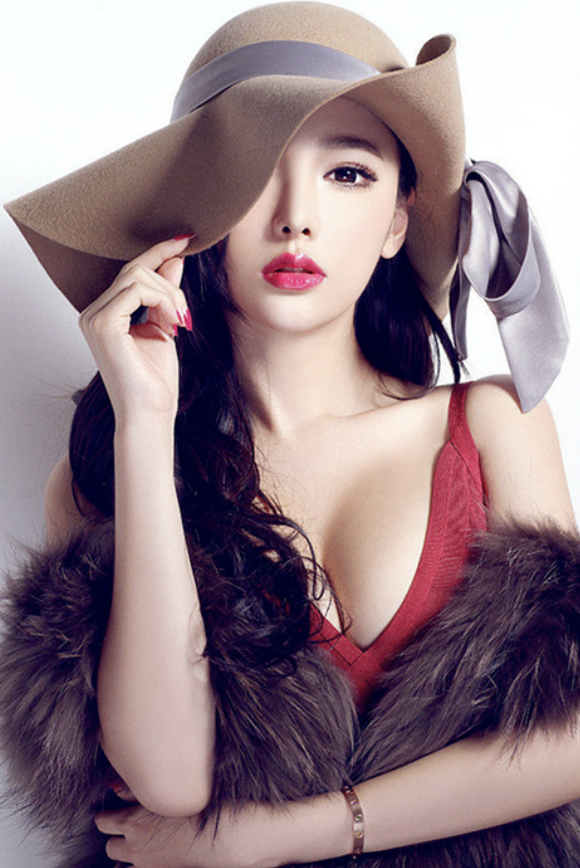
//> input picture canny_test.png, 580 x 868 px
$ ./main   (built with g++ and OpenCV 4)
//> lines starting //> are read from the running program, lines starting //| are printed output that depends on the picture
#include <iostream>
#include <opencv2/opencv.hpp>
#include <opencv2/imgcodecs/imgcodecs.hpp>
#include <opencv2/core/core.hpp>
#include <opencv2/highgui/highgui.hpp>
using namespace std;
using namespace cv;

int Canny_Test();
int Sobel_Test();
// [7 lines left out: function main, not called in this run]
int Canny_Test()
{
    Mat src = imread("canny_test.png",0);  //工程目录下应该有一张名为1.jpg的素材图
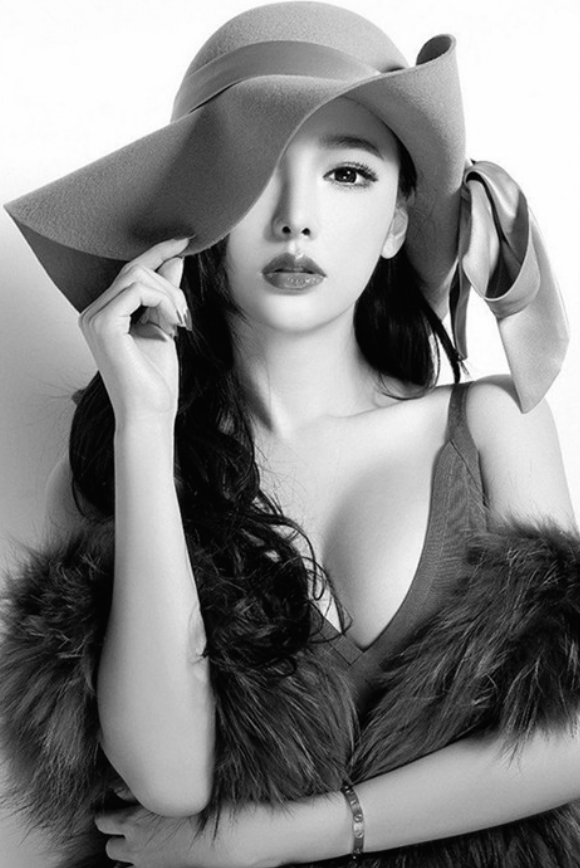
//> src: 868 rows x 580 cols, CV_8UC1; min 2, max 255, mean 132.9
    imshow("src", src);
    medianBlur(src,src,5);
    Canny( src, src, 150, 100,3 );
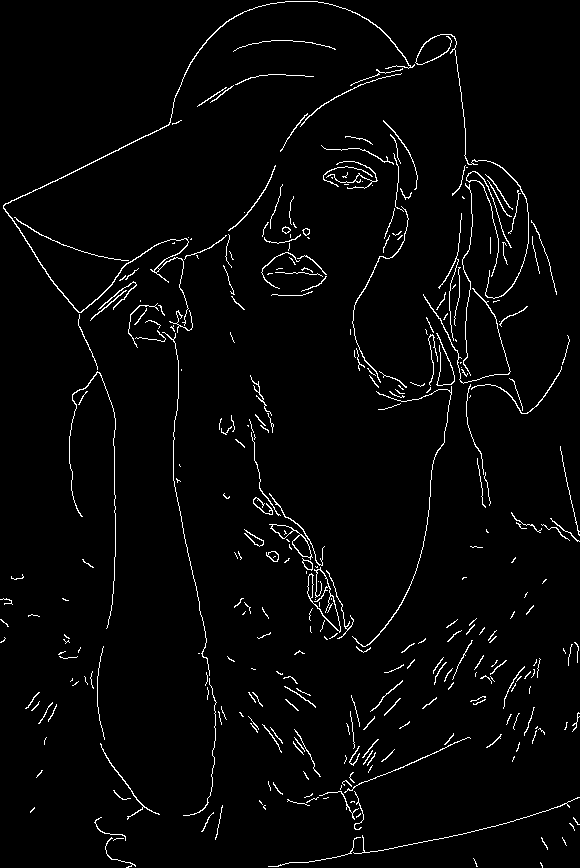
//> src: 868 rows x 580 cols, CV_8UC1; 2.8% white in thin lines or dots
    imshow("dst", src);
}

// [26 lines left out: function Sobel_Test, not called in this run]

// added to run one function of the file
int main() { Canny_Test(); }
